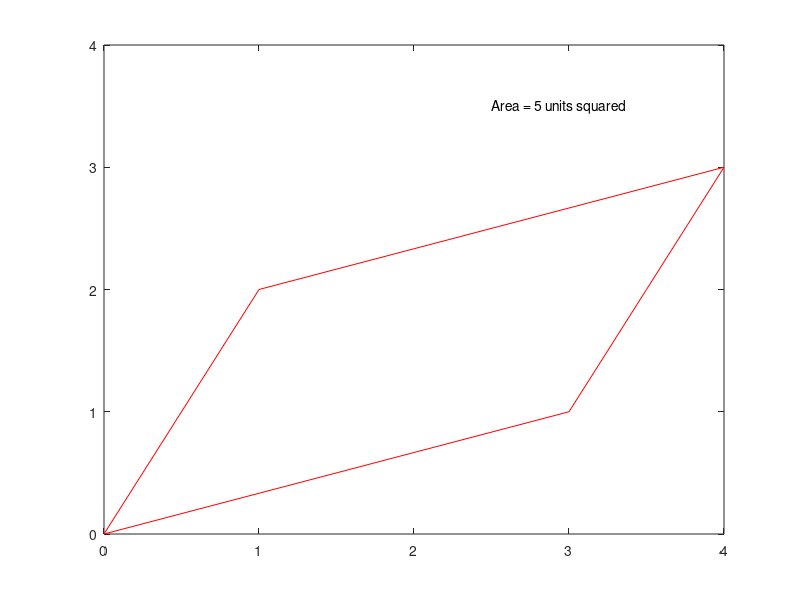

This figure's MATLAB source:
%PSet1Task2

A1 = [3;1];
A2 = [1;2];
x1 = [0:3];
y1 = x1./3;
x2 = [0:1];
y2 = x2.*2;
x1R = [1:4];
y1R = x1R./3 + (2-(1/3));
y2R = [1:3];
x2R = y2R./2 +(3-.5);
plot(x1,y1,'r-',x2,y2,'r-',x1R,y1R,'r-',x2R,y2R,'r-');
axis([0,4,0,4]);
text(2.5,3.5,'Area = 5 units squared')